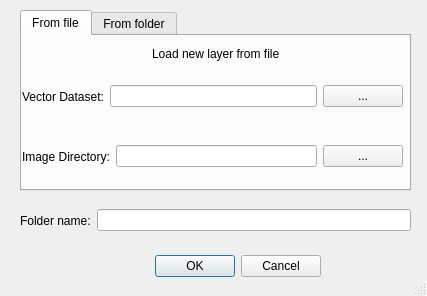
<?xml version="1.0" encoding="UTF-8"?>
<ui version="4.0">
 <class>LayerLoaderDialogBase</class>
 <widget class="QDialog" name="LayerLoaderDialogBase">
  <property name="windowModality">
   <enum>Qt::WindowModal</enum>
  </property>
  <property name="geometry">
   <rect>
    <x>0</x>
    <y>0</y>
    <width>427</width>
    <height>296</height>
   </rect>
  </property>
  <property name="sizePolicy">
   <sizepolicy hsizetype="Expanding" vsizetype="Expanding">
    <horstretch>0</horstretch>
    <verstretch>0</verstretch>
   </sizepolicy>
  </property>
  <property name="tabletTracking">
   <bool>true</bool>
  </property>
  <property name="windowTitle">
   <string>Load new layer</string>
  </property>
  <property name="sizeGripEnabled">
   <bool>true</bool>
  </property>
  <property name="modal">
   <bool>true</bool>
  </property>
  <widget class="QDialogButtonBox" name="button_box">
   <property name="geometry">
    <rect>
     <x>150</x>
     <y>250</y>
     <width>171</width>
     <height>32</height>
    </rect>
   </property>
   <property name="orientation">
    <enum>Qt::Horizontal</enum>
   </property>
   <property name="standardButtons">
    <set>QDialogButtonBox::Cancel|QDialogButtonBox::Ok</set>
   </property>
  </widget>
  <widget class="QTabWidget" name="tabWidget">
   <property name="geometry">
    <rect>
     <x>20</x>
     <y>10</y>
     <width>391</width>
     <height>181</height>
    </rect>
   </property>
   <property name="currentIndex">
    <number>0</number>
   </property>
   <widget class="QWidget" name="tab">
    <attribute name="title">
     <string>From file</string>
    </attribute>
    <widget class="QWidget" name="horizontalLayoutWidget">
     <property name="geometry">
      <rect>
       <x>0</x>
       <y>40</y>
       <width>381</width>
       <height>41</height>
      </rect>
     </property>
     <layout class="QHBoxLayout" name="horizontalLayout">
      <item>
       <widget class="QLabel" name="vectorLabel">
        <property name="text">
         <string>Vector Dataset:</string>
        </property>
       </widget>
      </item>
      <item>
       <widget class="QLineEdit" name="fileLine"/>
      </item>
      <item>
       <widget class="QPushButton" name="loadFileButton">
        <property name="text">
         <string>...</string>
        </property>
       </widget>
      </item>
     </layout>
    </widget>
    <widget class="QWidget" name="horizontalLayoutWidget_2">
     <property name="geometry">
      <rect>
       <x>0</x>
       <y>100</y>
       <width>381</width>
       <height>41</height>
      </rect>
     </property>
     <layout class="QHBoxLayout" name="horizontalLayout_2">
      <item>
       <widget class="QLabel" name="dirLabel">
        <property name="text">
         <string>Image Directory:</string>
        </property>
       </widget>
      </item>
      <item>
       <widget class="QLineEdit" name="dirLine"/>
      </item>
      <item>
       <widget class="QPushButton" name="loadDirButton">
        <property name="text">
         <string>...</string>
        </property>
       </widget>
      </item>
     </layout>
    </widget>
    <widget class="QLabel" name="titleLabel">
     <property name="geometry">
      <rect>
       <x>130</x>
       <y>10</y>
       <width>151</width>
       <height>16</height>
      </rect>
     </property>
     <property name="text">
      <string>Load new layer from file</string>
     </property>
    </widget>
   </widget>
   <widget class="QWidget" name="tab_2">
    <attribute name="title">
     <string>From folder</string>
    </attribute>
    <widget class="QLabel" name="titleLabel_2">
     <property name="geometry">
      <rect>
       <x>120</x>
       <y>10</y>
       <width>171</width>
       <height>16</height>
      </rect>
     </property>
     <property name="text">
      <string>Load new layer from folder</string>
     </property>
    </widget>
    <widget class="QWidget" name="horizontalLayoutWidget_4">
     <property name="geometry">
      <rect>
       <x>0</x>
       <y>40</y>
       <width>381</width>
       <height>41</height>
      </rect>
     </property>
     <layout class="QHBoxLayout" name="horizontalLayout_4">
      <item>
       <widget class="QLabel" name="directoryLabel">
        <property name="text">
         <string>Dataset Directory:</string>
        </property>
       </widget>
      </item>
      <item>
       <widget class="QLineEdit" name="directoryLine"/>
      </item>
      <item>
       <widget class="QPushButton" name="loadDirectoryButton">
        <property name="text">
         <string>...</string>
        </property>
       </widget>
      </item>
     </layout>
    </widget>
   </widget>
  </widget>
  <widget class="QWidget" name="horizontalLayoutWidget_3">
   <property name="geometry">
    <rect>
     <x>20</x>
     <y>200</y>
     <width>391</width>
     <height>41</height>
    </rect>
   </property>
   <layout class="QHBoxLayout" name="horizontalLayout_3">
    <item>
     <widget class="QLabel" name="nameLabel">
      <property name="text">
       <string>Folder name:</string>
      </property>
     </widget>
    </item>
    <item>
     <widget class="QLineEdit" name="nameLine"/>
    </item>
   </layout>
  </widget>
 </widget>
 <resources/>
 <connections>
  <connection>
   <sender>button_box</sender>
   <signal>accepted()</signal>
   <receiver>LayerLoaderDialogBase</receiver>
   <slot>accept()</slot>
   <hints>
    <hint type="sourcelabel">
     <x>20</x>
     <y>20</y>
    </hint>
    <hint type="destinationlabel">
     <x>20</x>
     <y>20</y>
    </hint>
   </hints>
  </connection>
  <connection>
   <sender>button_box</sender>
   <signal>rejected()</signal>
   <receiver>LayerLoaderDialogBase</receiver>
   <slot>reject()</slot>
   <hints>
    <hint type="sourcelabel">
     <x>20</x>
     <y>20</y>
    </hint>
    <hint type="destinationlabel">
     <x>20</x>
     <y>20</y>
    </hint>
   </hints>
  </connection>
 </connections>
</ui>
